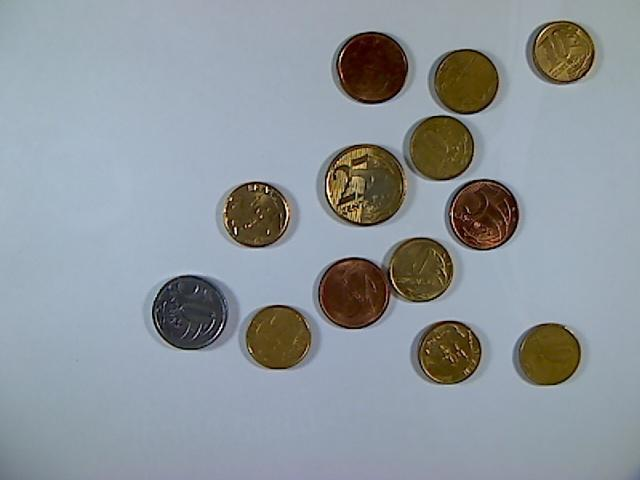
#> input picture challenge1-solution/pyqt_app/test.jpg, 640 x 480 px
$ python test.py
#> lines starting #> are read from the running program, lines starting #| are printed output that depends on the picture; after the words box and inside, x2 and y2 are one past the last pixel; in counts of white or black regions, pixels touching at a corner belong together
import cv2
import numpy as np
import matplotlib.pyplot as plt
from typing import List, Tuple, Dict, Optional
import uuid
import os
import csv
import pandas as pd  # Optional, for enhanced CSV handling

# Define a dataclass for circle properties
from dataclasses import dataclass

@dataclass
class Circle:
    id: str
    centroid: Tuple[int, int]
    radius: int
    bounding_box: Tuple[int, int, int, int]  # (x, y, width, height)

class CircleDetector:
    def __init__(self, dp: float = 1.2, min_dist: int = 50,
                 param1: int = 50, param2: int = 30,
                 min_radius: int = 20, max_radius: int = 50):
        """
        Initialize the CircleDetector with Hough Circle parameters.
        """
        self.dp = dp
        self.min_dist = min_dist
        self.param1 = param1
        self.param2 = param2
        self.min_radius = min_radius
        self.max_radius = max_radius
        self.circles: List[Circle] = []

    def detect_circles(self, image_path: str) -> None:
        """
        Detect circles in the image and assign unique IDs.
        """
#> called with image_path = 'test.jpg'
        img = cv2.imread(image_path)
#> img is the input picture: shape (480, 640, 3); mean B, G, R 156, 150.1, 142.5
        if img is None:
            raise FileNotFoundError(f"Image file '{image_path}' not found.")

        gray = cv2.cvtColor(img, cv2.COLOR_BGR2GRAY)
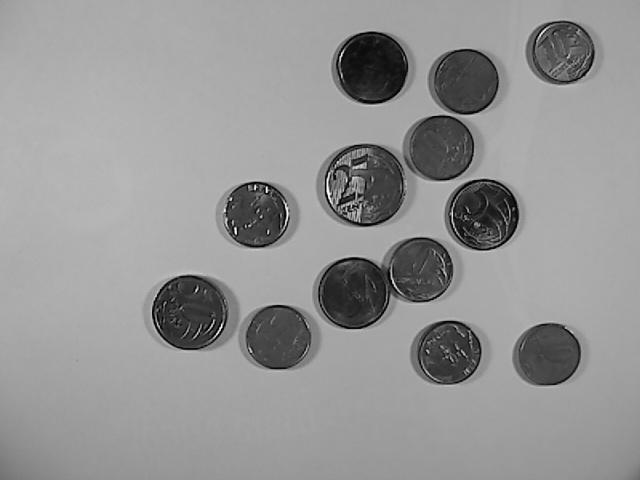
#> gray: shape (480, 640); min 0, max 254, mean 148.5
        blurred = cv2.GaussianBlur(gray, (11, 11), 0)
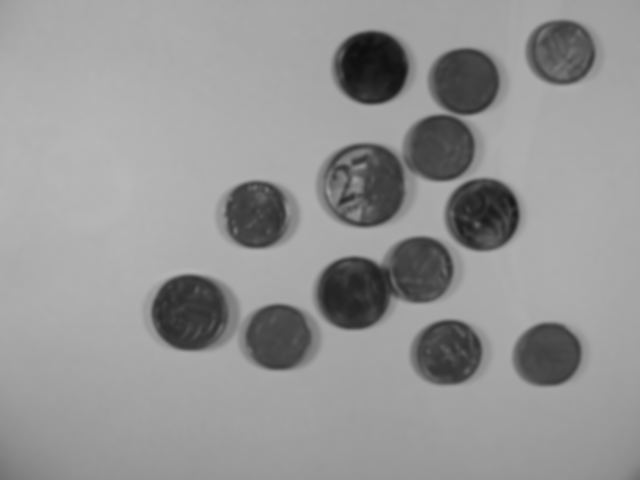
#> blurred: shape (480, 640); min 13, max 183, mean 148.5

        detected_circles = cv2.HoughCircles(
            blurred,
            cv2.HOUGH_GRADIENT,
            dp=self.dp,
            minDist=self.min_dist,
            param1=self.param1,
            param2=self.param2,
            minRadius=self.min_radius,
            maxRadius=self.max_radius
        )
#> detected_circles = 13 rows, first 8: [353.4, 293.4, 36.68], [189, 312.6, 38.12], [364.2, 184.2, 41.24], [371.4, 67.8, 35.84], [483, 214.2, 35.84], [256.2, 214.2, 33.2], [466.2, 81, 32.36], [557.4, 51, 31.76]

        self.circles = []  # Reset circles list

        if detected_circles is not None:
            detected_circles = np.round(detected_circles[0, :]).astype("int")
#> detected_circles = 13 rows, first 8: [353, 293, 37], [189, 313, 38], [364, 184, 41], [371, 68, 36], [483, 214, 36], [256, 214, 33], [466, 81, 32], [557, 51, 32]
            for (x, y, r) in detected_circles:
                circle_id = str(uuid.uuid4())  # Assign a unique ID
                bounding_box = (x - r, y - r, 2 * r, 2 * r)
                circle = Circle(
                    id=circle_id,
                    centroid=(x, y),
                    radius=r,
                    bounding_box=bounding_box
                )
                self.circles.append(circle)
#> this loop made 13 passes
#> (x, y, r, circle_id, bounding_box) on passes 1 to 9: (353, 293, 37, '63af6c55-fd84-4b06-974a-b329fe129d7f', (316, 256, 74, 74)), (189, 313, 38, 'e1998ea8-ae19-4665-a8f7-ddd02dec4a3b', (151, 275, 76, 76)), (364, 184, 41, '0af407e8-a47b-48a3-859f-a6fa697e5eeb', (323, 143, 82, 82)), (371, 68, 36, '49305e25-e430-42de-8298-824276276709', (335, 32, 72, 72)), (483, 214, 36, '25818cca-264e-4fa7-b16e-bccfe9404c28', (447, 178, 72, 72)), (256, 214, 33, '702db315-9208-49a7-b36d-26ae98a76008', (223, 181, 66, 66)), (466, 81, 32, '563762f8-7b51-45ca-96f0-9e7ebc1cd97d', (434, 49, 64, 64)), (557, 51, 32, 'f391f4d3-41fe-4267-acbb-82a96582a81c', (525, 19, 64, 64)), (419, 269, 34, 'e392fb3c-1228-4250-b71e-d718746dc57f', (385, 235, 68, 68))
#> after the loop, self.circles = 13 items
        else:
            print("No circles detected.")

    def get_all_circles(self) -> List[Dict]:
        """
        Retrieve a list of all detected circles with their IDs and bounding boxes.
        """
        return [{
            'id': circle.id,
            'bounding_box': circle.bounding_box
        } for circle in self.circles]

    def get_circle_properties(self, circle_id: str) -> Optional[Dict]:
        """
        Given a circle ID, return its bounding box, centroid, and radius.
        """
        for circle in self.circles:
            if circle.id == circle_id:
                return {
                    'bounding_box': circle.bounding_box,
                    'centroid': circle.centroid,
                    'radius': circle.radius
                }
        print(f"No circle found with ID: {circle_id}")
        return None

    def display_results(self, image_path: str, semantic: bool = False, ground_truth: Optional[List[Dict]] = None) -> None:
        """
        Display the detected circles and optionally the semantic segmentation.
        Optionally overlay ground truth circles for comparison.
        """
        img = cv2.imread(image_path)
        if img is None:
            raise FileNotFoundError(f"Image file '{image_path}' not found.")

        overlay_img = img.copy()
        semantic_img = np.zeros_like(img)

        for circle in self.circles:
            x, y = circle.centroid
            r = circle.radius
            # Draw the outer circle
            cv2.circle(overlay_img, (x, y), r, (0, 255, 0), 2)  # Detected circles in green
            # Draw the center of the circle
            cv2.circle(overlay_img, (x, y), 2, (0, 0, 255), 3)  # Center in red
            # Create mask for semantic segmentation
            mask = np.zeros(img.shape[:2], dtype="uint8")
            cv2.circle(mask, (x, y), r, 255, -1)
            masked = cv2.bitwise_and(img, img, mask=mask)
            semantic_img = cv2.add(semantic_img, masked)

        if ground_truth:
            for gt_circle in ground_truth:
                x, y = gt_circle['centroid']
                r = gt_circle['radius']
                # Draw ground truth circles in blue
                cv2.circle(overlay_img, (x, y), r, (255, 0, 0), 2)
                cv2.circle(overlay_img, (x, y), 2, (0, 0, 255), 3)

        if semantic:
            # Convert BGR to RGB for displaying using matplotlib
            overlay_rgb = cv2.cvtColor(overlay_img, cv2.COLOR_BGR2RGB)
            semantic_rgb = cv2.cvtColor(semantic_img, cv2.COLOR_BGR2RGB)

            plt.figure(figsize=(12, 6))

            plt.subplot(1, 2, 1)
            plt.imshow(overlay_rgb)
            title = "Detected Circles (Green)"
            if ground_truth:
                title += " and Ground Truth (Blue)"
            plt.title(title)
            plt.axis('off')

            plt.subplot(1, 2, 2)
            plt.imshow(semantic_rgb)
            plt.title("Semantic Segmentation")
            plt.axis('off')

            plt.show()
        else:
            # Display only the overlay image
            overlay_rgb = cv2.cvtColor(overlay_img, cv2.COLOR_BGR2RGB)
            plt.figure(figsize=(6, 6))
            plt.imshow(overlay_rgb)
            plt.title("Detected Circles")
            plt.axis('off')
            plt.show()

    # [44 lines left out: function evaluate_model, not called in this run]

    def save_circles_to_csv(self, csv_path: str) -> None:
        """
        Save all detected circles to a CSV file.

        Parameters:
            csv_path (str): Path to the CSV file where data will be saved.
        """
        if not self.circles:
            print("No circles to save.")
            return

        # Define CSV headers
        headers = ['id', 'centroid_x', 'centroid_y', 'radius',
                   'bounding_box_x', 'bounding_box_y',
                   'bounding_box_width', 'bounding_box_height']

        # Prepare data rows
        rows = []
        for circle in self.circles:
            row = {
                'id': circle.id,
                'centroid_x': circle.centroid[0],
                'centroid_y': circle.centroid[1],
                'radius': circle.radius,
                'bounding_box_x': circle.bounding_box[0],
                'bounding_box_y': circle.bounding_box[1],
                'bounding_box_width': circle.bounding_box[2],
                'bounding_box_height': circle.bounding_box[3]
            }
            rows.append(row)

        # Write to CSV using csv module
        with open(csv_path, 'w', newline='') as csvfile:
            writer = csv.DictWriter(csvfile, fieldnames=headers)
            writer.writeheader()
            writer.writerows(rows)

        print(f"Detected circles saved to '{csv_path}'.")

    def load_circles_from_csv(self, csv_path: str) -> None:
        """
        Load circles from a CSV file and populate the circles attribute.

        Parameters:
            csv_path (str): Path to the CSV file from which data will be loaded.
        """
        if not os.path.exists(csv_path):
            print(f"CSV file '{csv_path}' does not exist.")
            return

        # Read CSV using csv module
        with open(csv_path, 'r') as csvfile:
            reader = csv.DictReader(csvfile)
            self.circles = []  # Reset existing circles
            for row in reader:
                try:
                    circle = Circle(
                        id=row['id'],
                        centroid=(int(row['centroid_x']), int(row['centroid_y'])),
                        radius=int(row['radius']),
                        bounding_box=(
                            int(row['bounding_box_x']),
                            int(row['bounding_box_y']),
                            int(row['bounding_box_width']),
                            int(row['bounding_box_height'])
                        )
                    )
                    self.circles.append(circle)
                except (ValueError, KeyError) as e:
                    print(f"Error parsing row {row}: {e}")

        print(f"Loaded {len(self.circles)} circles from '{csv_path}'.")


# Example Usage
if __name__ == "__main__":
    # Initialize the detector with desired parameters
    detector = CircleDetector(dp=1.2, min_dist=50, param1=50, param2=30, min_radius=20, max_radius=50)

    # Path to the image
    image_path = "test.jpg"  # Replace with your image path

    # Detect circles
    detector.detect_circles(image_path)

    # Retrieve all circles
    all_circles = detector.get_all_circles()
#> all_circles = 13 items
    print("All Detected Circles:")
    for circle_info in all_circles:
        print(circle_info)
#> this loop made 13 passes
#| {'id': '63af6c55-fd84-4b06-974a-b329fe129d7f', 'bounding_box': (316, 256, 74, 74)}
#| {'id': 'e1998ea8-ae19-4665-a8f7-ddd02dec4a3b', 'bounding_box': (151, 275, 76, 76)}
#| {'id': '0af407e8-a47b-48a3-859f-a6fa697e5eeb', 'bounding_box': (323, 143, 82, 82)}
#| {'id': '49305e25-e430-42de-8298-824276276709', 'bounding_box': (335, 32, 72, 72)}
#| {'id': '25818cca-264e-4fa7-b16e-bccfe9404c28', 'bounding_box': (447, 178, 72, 72)}
#| {'id': '702db315-9208-49a7-b36d-26ae98a76008', 'bounding_box': (223, 181, 66, 66)}
#| {'id': '563762f8-7b51-45ca-96f0-9e7ebc1cd97d', 'bounding_box': (434, 49, 64, 64)}
#| {'id': 'f391f4d3-41fe-4267-acbb-82a96582a81c', 'bounding_box': (525, 19, 64, 64)}
#> (further printed lines are left out)

    # Get properties of a specific circle (example using first circle)
    if all_circles:
        first_circle_id = all_circles[0]['id']
#> first_circle_id = '63af6c55-fd84-4b06-974a-b329fe129d7f'
        properties = detector.get_circle_properties(first_circle_id)
#> the loop in get_circle_properties, `for circle in self.circles:` made 1 pass
#> properties = {'bounding_box': (316, 256, 74, 74), 'centroid': (353, 293), 'radius': 37}
        print(f"\nProperties of Circle ID {first_circle_id}:")
#| Properties of Circle ID 63af6c55-fd84-4b06-974a-b329fe129d7f:
        print(properties)
#| {'bounding_box': (316, 256, 74, 74), 'centroid': (353, 293), 'radius': 37}

    # Save detected circles to CSV
    csv_path = "detected_circles.csv"  # Specify your desired CSV file path
    detector.save_circles_to_csv(csv_path)
#> the loop in save_circles_to_csv, `for circle in self.circles:` made 13 passes
#> after the loop in save_circles_to_csv, `for circle in self.circles:`: rows = 13 items

    # Display results with semantic segmentation
    detector.display_results(image_path, semantic=True)
#> the loop in display_results, `for circle in self.circles:` made 13 passes
#> (x, y, r) on passes 1 to 12: (353, 293, 37), (189, 313, 38), (364, 184, 41), (371, 68, 36), (483, 214, 36), (256, 214, 33), (466, 81, 32), (557, 51, 32), (419, 269, 34), (549, 353, 32), (440, 355, 30), (442, 147, 32)
#> pass 1, in display_results, `masked = cv2.bitwise_and(img, img, mask=mask)`:
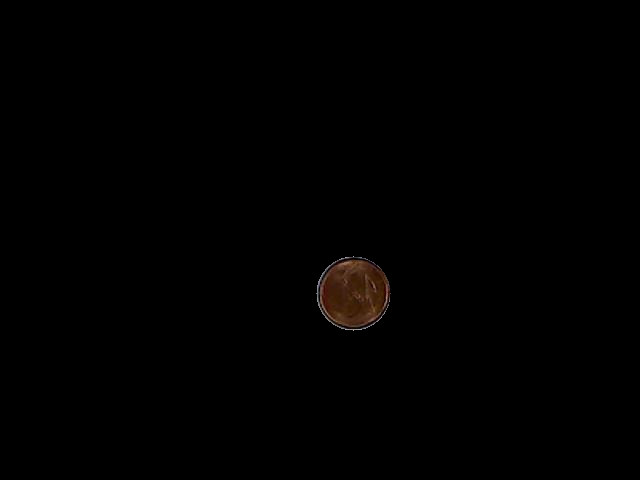
#> masked: shape (480, 640, 3); mean B, G, R 0.4, 0.6, 1
#> pass 3, in display_results, `masked = cv2.bitwise_and(img, img, mask=mask)`:
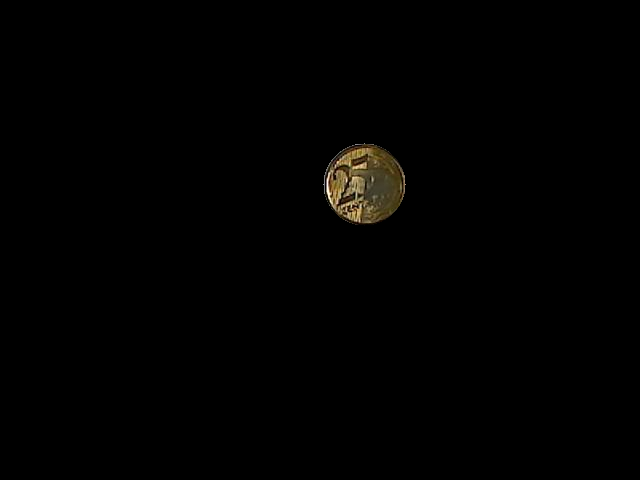
#> masked: shape (480, 640, 3); mean B, G, R 0.9, 1.4, 1.7
#> after the loop in display_results, `for circle in self.circles:`:
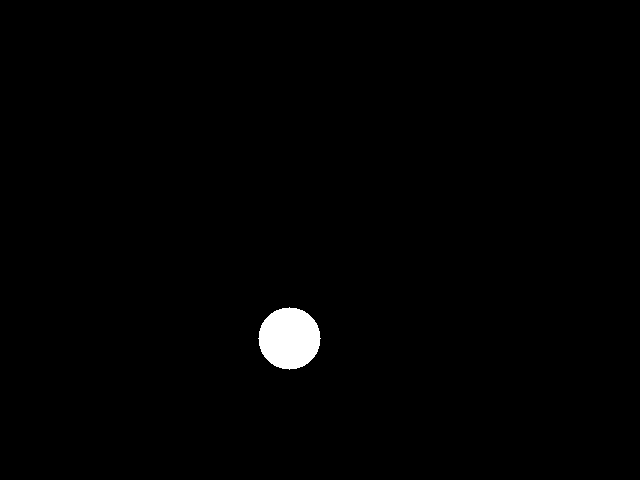
#> mask: shape (480, 640); 0.98% white; 1 white region, box (x1, y1, x2, y2) and area: (258, 307, 321, 370) 3001
#> after the loop in display_results, `for circle in self.circles:`:
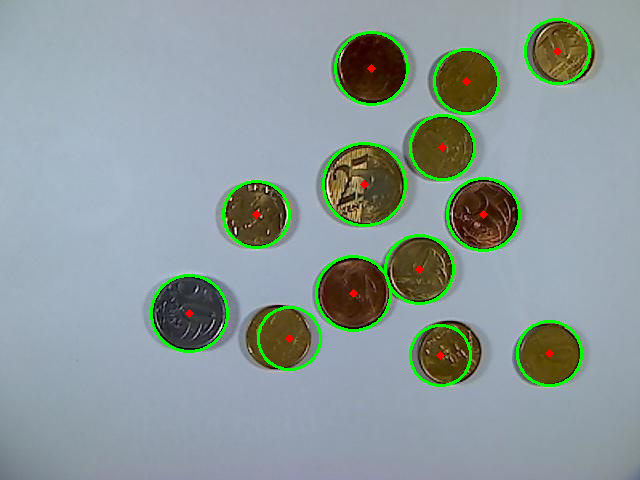
#> overlay_img: shape (480, 640, 3); 2.88% of pixels changed, all inside (x1, y1, x2, y2) = (150, 18, 591, 387)
#> after the loop in display_results, `for circle in self.circles:`:
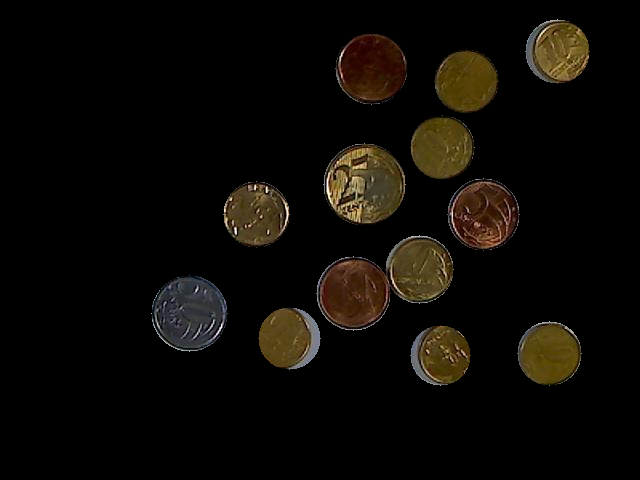
#> semantic_img: shape (480, 640, 3); mean B, G, R 5.7, 9.9, 12.7

    # Evaluation (Check if ground truth file exists)
    gt_path = "ground_truth.txt"  # Replace with your ground truth file path if different
    if os.path.exists(gt_path):
        ground_truth = load_ground_truth(gt_path)
        evaluation_metrics = detector.evaluate_model(ground_truth, tolerance=10)
        print("\nModel Evaluation Metrics:")
        print(evaluation_metrics)

        # Optionally, display detected and ground truth circles together
        detector.display_results(image_path, semantic=True, ground_truth=ground_truth)
    else:
        print(f"\nGround truth file '{gt_path}' not found. Skipping evaluation.")

    # Load circles from CSV (demonstration)
    print("\nLoading circles from CSV...")
    detector_loaded = CircleDetector()
    detector_loaded.load_circles_from_csv(csv_path)
    loaded_circles = detector_loaded.get_all_circles()
    print("Loaded Circles from CSV:")
    for circle_info in loaded_circles:
        print(circle_info)
